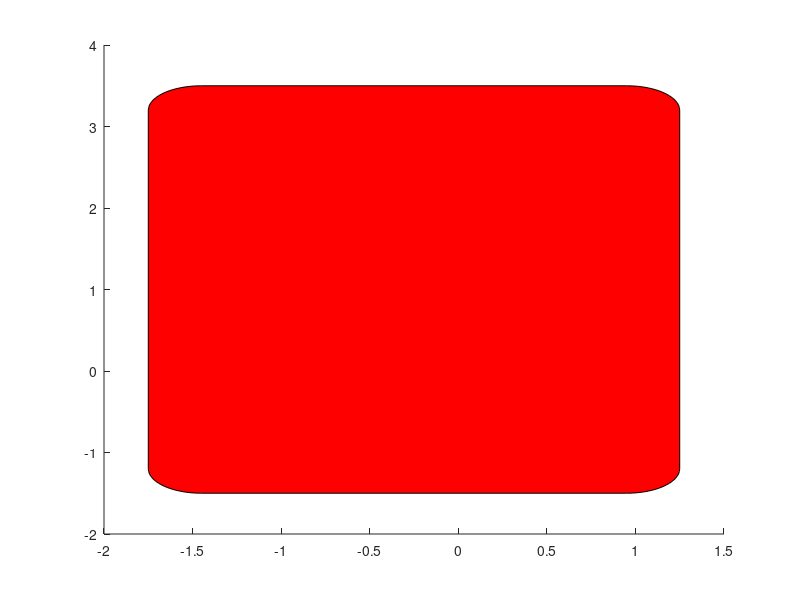

Reproduce this figure in MATLAB. (Note: this script raises an error after producing the figure.)
%path creation 
x1m = zeros(1,21);y1m=1:21;
x2m = 1+-1*cosd(1:90);%right turn main
y2m = 20+20*sind(1:90);
x3m = 1:40;
y3m = 40*ones(1,size(x3m,2));
x4=x2m+4;y4=y2m-4;%right turn bound
x5=-x2m-4;y5=y2m-4;%lrft turn bound
x6=x1m-4;y6=y1m;
x7=x1m+4;y7=y1m;
x8=x5(end):-1:-15; %back turn 
y8=36*ones(1,size(x8,2));
x9=x4(end):40;y9 = 36*ones(1,size(x9,2));
x10=-15:40;y10=45*ones(1,size(x10,2));
%% summarizing 
xbot = [x1m,x2m,x3m];ybot = [y1m,y2m,y3m];
xbound=[x4,x5,x6,x7,x8,x9,x10]; ybound=[y4,y5,y6,y7,y8,y9,y10];
%%
% plot(x1m,y1m);
% hold on 
% plot(x2m,y2m);
% plot(x3m,y3m);

for i= 1:size(xbot,2)
x= xbot(i)-1; y = ybot(i);
r=rectangle('position',[x-.75 y-2.5 3 5],'curvature',0.2,'FaceColor','r');
rotate(r,y)
hold on 
plot(xbot,ybot,'k');
plot(x4,y4,'k');
plot(x5,y5,'k');
plot(x6,y6,'k');
plot(x7,y7,'k');
plot(x8,y8,'k');
plot(x9,y9,'k');
plot(x10,y10,'k');
axis equal
pause(0.05)
cla
end
